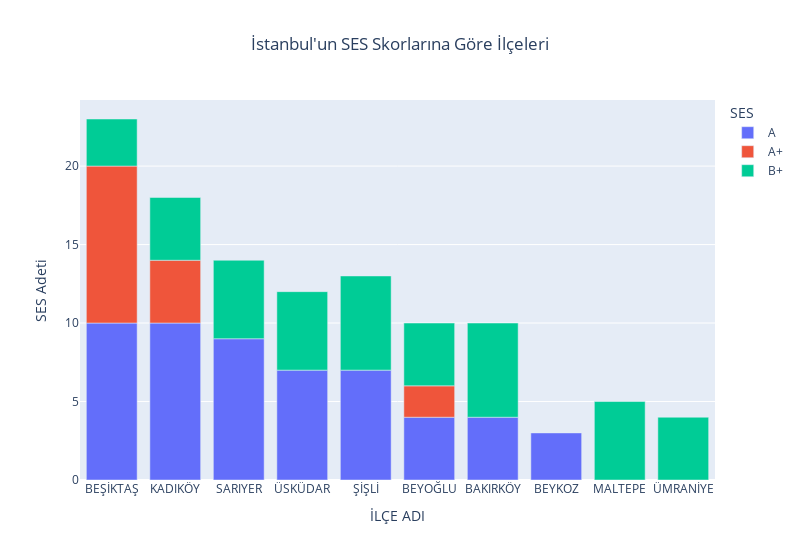

Notebook code cell kept with this figure:
### Code cell
fig = px.bar(ses_kategorisi, x='İLÇE ADI', y='SES Adeti', color='SES', title='İstanbul\'un SES Skorlarına Göre İlçeleri', color_continuous_scale=px.colors.sequential.RdBu)
fig.update_layout(title_x=0.5, width=800)
fig.show()

### Figure 1 — Plotly figure (JSON) as saved in the notebook; plotly's stock layout.template omitted (floating-point values rounded to 4 significant figures)
{"data": [{"alignmentgroup": "True", "hovertemplate": "SES=A<br>İLÇE ADI=%{x}<br>SES Adeti=%{y}<extra></extra>", "legendgroup": "A", "marker": {"color": "#636efa", "pattern": {"shape": ""}}, "name": "A", "offsetgroup": "A", "orientation": "v", "showlegend": true, "textposition": "auto", "type": "bar", "x": ["BEŞİKTAŞ", "KADIKÖY", "SARIYER", "ÜSKÜDAR", "ŞİŞLİ", "BEYOĞLU", "BAKIRKÖY", "BEYKOZ"], "xaxis": "x", "y": [10, 10, 9, 7, 7, 4, 4, 3], "yaxis": "y"}, {"alignmentgroup": "True", "hovertemplate": "SES=A+<br>İLÇE ADI=%{x}<br>SES Adeti=%{y}<extra></extra>", "legendgroup": "A+", "marker": {"color": "#EF553B", "pattern": {"shape": ""}}, "name": "A+", "offsetgroup": "A+", "orientation": "v", "showlegend": true, "textposition": "auto", "type": "bar", "x": ["BEŞİKTAŞ", "KADIKÖY", "BEYOĞLU"], "xaxis": "x", "y": [10, 4, 2], "yaxis": "y"}, {"alignmentgroup": "True", "hovertemplate": "SES=B+<br>İLÇE ADI=%{x}<br>SES Adeti=%{y}<extra></extra>", "legendgroup": "B+", "marker": {"color": "#00cc96", "pattern": {"shape": ""}}, "name": "B+", "offsetgroup": "B+", "orientation": "v", "showlegend": true, "textposition": "auto", "type": "bar", "x": ["ŞİŞLİ", "BAKIRKÖY", "SARIYER", "ÜSKÜDAR", "MALTEPE", "BEYOĞLU", "KADIKÖY", "ÜMRANİYE", "BEŞİKTAŞ"], "xaxis": "x", "y": [6, 6, 5, 5, 5, 4, 4, 4, 3], "yaxis": "y"}], "layout": {"barmode": "relative", "legend": {"title": {"text": "SES"}, "tracegroupgap": 0}, "title": {"text": "İstanbul'un SES Skorlarına Göre İlçeleri", "x": 0.5}, "width": 800, "xaxis": {"anchor": "y", "domain": [0, 1], "title": {"text": "İLÇE ADI"}}, "yaxis": {"anchor": "x", "domain": [0, 1], "title": {"text": "SES Adeti"}}}}
